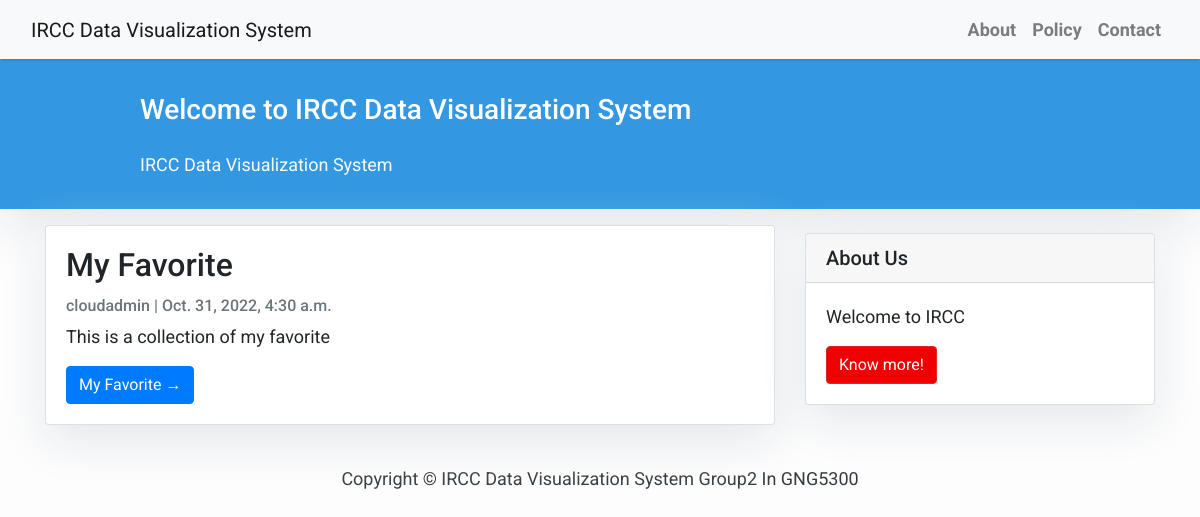
The page / on the database its author committed.
### djangotestapp/models.py (models this page shows, shortened)
class Post(models.Model):
    title = models.CharField(max_length=200, unique=True)
    slug = models.SlugField(max_length=200, unique=True)
    author= models.ForeignKey(User, on_delete=models.CASCADE, related_name='blog_posts')
    updated_on = models.DateTimeField(auto_now=True)
    content = models.TextField()
    created_on=models.DateTimeField(auto_now_add=True)
    status = models.IntegerField(choices=STATUS, default=0)
    class Meta:
        ordering =['-created_on']

### djangotestapp/views.py (the view)
# urls.py: path('',views.PostList.as_view(), name='home'),
class PostList(generic.ListView):
    queryset = Post.objects.filter(status=1).order_by('-created_on')
    template_name = 'index.html'

### djangotestapp/templates/index.html (shortened to what this page needs)
{% extends "base.html" %}
{% block content %}
<header class="masthead">
    <div class="container">
        <div class="row">
            <div class=" col-md-8 col-md-10 mx-auto">
                <div class="site-heading">
                    <h3 class=" site-heading my-4 mt-3 text-white"> Welcome to IRCC Data Visualization System </h3>
                    <p class="text-light">IRCC Data Visualization System &nbsp
                    </p>
                </div>
            </div>
        </div>
    </div>
</header>
<div class="container">
    <div class="row">
        <div class="col-md-8 mt-3 left">
            {% for post in post_list %}
            <div class="card mb-4">
                <div class="card-body">
                    <h2 class="card-title">{{ post.title }}</h2>
                    <p class="card-text text-muted h6">{{ post.author }} | {{ post.created_on}} </p>
                    <p class="card-text">{{post.content|slice:":200" }}</p>
                    <a href="{% url 'post_detail' post.slug  %}" class="btn btn-primary">My Favorite &rarr;</a>
                </div>
            </div>
            {% endfor %}
        </div>
        {% block sidebar %} {% include 'sidebar.html' %} {% endblock sidebar %}
    </div>
</div>
{%endblock%}

### djangotestapp/templates/base.html (style rules this page uses)
body { font-family: "Roboto", sans-serif; font-size: 17px; background-color: #fdfdfd; }
.masthead { background: #3398E1; height: auto; padding-bottom: 15px; box-shadow: 0 16px 48px #E3E7EB; padding-top: 10px; }

### djangotestapp/templates/index.html (style rules this page uses)
body { font-family: "Roboto", sans-serif; font-size: 18px; background-color: #fdfdfd; }
.card { box-shadow: 0 16px 48px #E3E7EB; }

### djangotestapp/templates/sidebar.html (style rules this page uses)
.card { box-shadow: 0 16px 48px #E3E7EB; }

### rows shown on the page
Post: title "My Favorite", author "cloudadmin", created_on "Oct. 31, 2022, 4:30 a.m.", content "This is a collection of my favorite"
